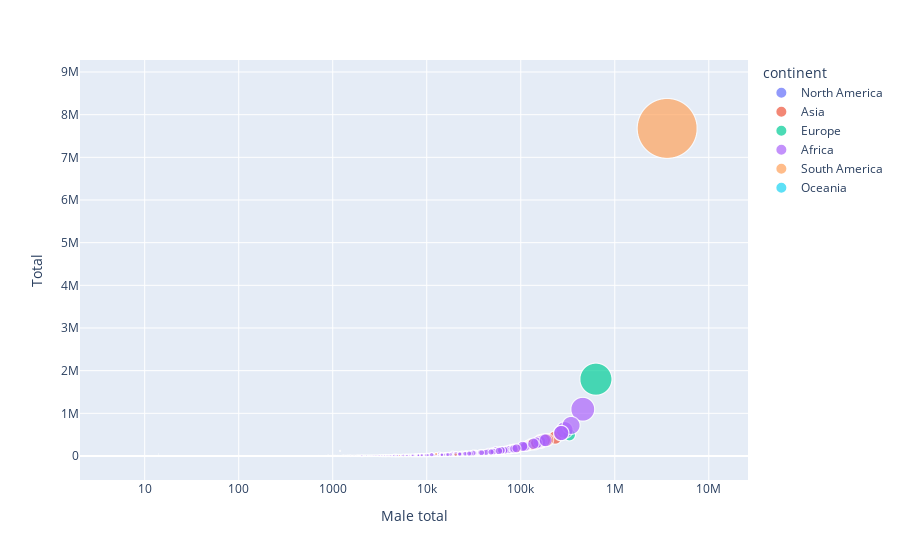

Here is the notebook cell this chart was saved with:
### Code cell
fig = px.scatter(demographics.query("Year==2017"), x="Male total", y="Total",
	         size="Female total", color="continent",
                 hover_name="Country of asylum", log_x=True, size_max=60)
fig.show()

### Figure 1 — Plotly figure (JSON) as saved in the notebook; plotly's stock layout.template omitted (floating-point values rounded to 4 significant figures; data arrays with more than 128 entries replaced by an {"elided": "..."} marker saying what was removed)
{"data": [{"hovertemplate": "<b>%{hovertext}</b><br><br>continent=North America<br>Male total=%{x}<br>Total=%{y}<br>Female total=%{marker.size}<extra></extra>", "hovertext": {"elided": "956 str values"}, "legendgroup": "North America", "marker": {"color": "#636efa", "size": {"elided": "956 int values"}, "sizemode": "area", "sizeref": 1130.0, "symbol": "circle"}, "mode": "markers", "name": "North America", "showlegend": true, "type": "scattergl", "x": {"elided": "956 int values"}, "xaxis": "x", "y": {"elided": "956 int values"}, "yaxis": "y"}, {"hovertemplate": "<b>%{hovertext}</b><br><br>continent=Asia<br>Male total=%{x}<br>Total=%{y}<br>Female total=%{marker.size}<extra></extra>", "hovertext": {"elided": "3567 str values"}, "legendgroup": "Asia", "marker": {"color": "#EF553B", "size": {"elided": "3567 int values"}, "sizemode": "area", "sizeref": 1130.0, "symbol": "circle"}, "mode": "markers", "name": "Asia", "showlegend": true, "type": "scattergl", "x": {"elided": "3567 int values"}, "xaxis": "x", "y": {"elided": "3567 int values"}, "yaxis": "y"}, {"hovertemplate": "<b>%{hovertext}</b><br><br>continent=Europe<br>Male total=%{x}<br>Total=%{y}<br>Female total=%{marker.size}<extra></extra>", "hovertext": {"elided": "3751 str values"}, "legendgroup": "Europe", "marker": {"color": "#00cc96", "size": {"elided": "3751 int values"}, "sizemode": "area", "sizeref": 1130.0, "symbol": "circle"}, "mode": "markers", "name": "Europe", "showlegend": true, "type": "scattergl", "x": {"elided": "3751 int values"}, "xaxis": "x", "y": {"elided": "3751 int values"}, "yaxis": "y"}, {"hovertemplate": "<b>%{hovertext}</b><br><br>continent=Africa<br>Male total=%{x}<br>Total=%{y}<br>Female total=%{marker.size}<extra></extra>", "hovertext": {"elided": "2921 str values"}, "legendgroup": "Africa", "marker": {"color": "#ab63fa", "size": {"elided": "2921 int values"}, "sizemode": "area", "sizeref": 1130.0, "symbol": "circle"}, "mode": "markers", "name": "Africa", "showlegend": true, "type": "scattergl", "x": {"elided": "2921 int values"}, "xaxis": "x", "y": {"elided": "2921 int values"}, "yaxis": "y"}, {"hovertemplate": "<b>%{hovertext}</b><br><br>continent=South America<br>Male total=%{x}<br>Total=%{y}<br>Female total=%{marker.size}<extra></extra>", "hovertext": {"elided": "605 str values"}, "legendgroup": "South America", "marker": {"color": "#FFA15A", "size": {"elided": "605 int values"}, "sizemode": "area", "sizeref": 1130.0, "symbol": "circle"}, "mode": "markers", "name": "South America", "showlegend": true, "type": "scattergl", "x": {"elided": "605 int values"}, "xaxis": "x", "y": {"elided": "605 int values"}, "yaxis": "y"}, {"hovertemplate": "<b>%{hovertext}</b><br><br>continent=Oceania<br>Male total=%{x}<br>Total=%{y}<br>Female total=%{marker.size}<extra></extra>", "hovertext": {"elided": "351 str values"}, "legendgroup": "Oceania", "marker": {"color": "#19d3f3", "size": {"elided": "351 int values"}, "sizemode": "area", "sizeref": 1130.0, "symbol": "circle"}, "mode": "markers", "name": "Oceania", "showlegend": true, "type": "scattergl", "x": {"elided": "351 int values"}, "xaxis": "x", "y": {"elided": "351 int values"}, "yaxis": "y"}], "layout": {"legend": {"itemsizing": "constant", "title": {"text": "continent"}, "tracegroupgap": 0}, "margin": {"t": 60}, "xaxis": {"anchor": "y", "domain": [0, 1], "title": {"text": "Male total"}, "type": "log"}, "yaxis": {"anchor": "x", "domain": [0, 1], "title": {"text": "Total"}}}}
